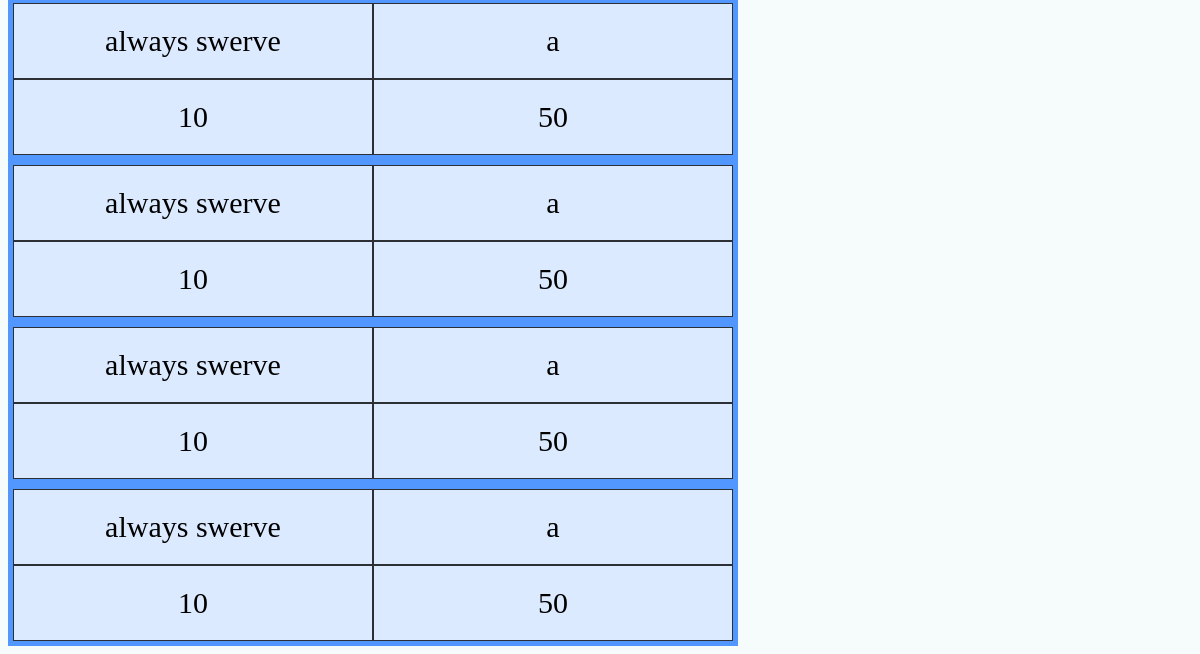
Page /games/playerDetail/14 (lower part) on the earlier database version.
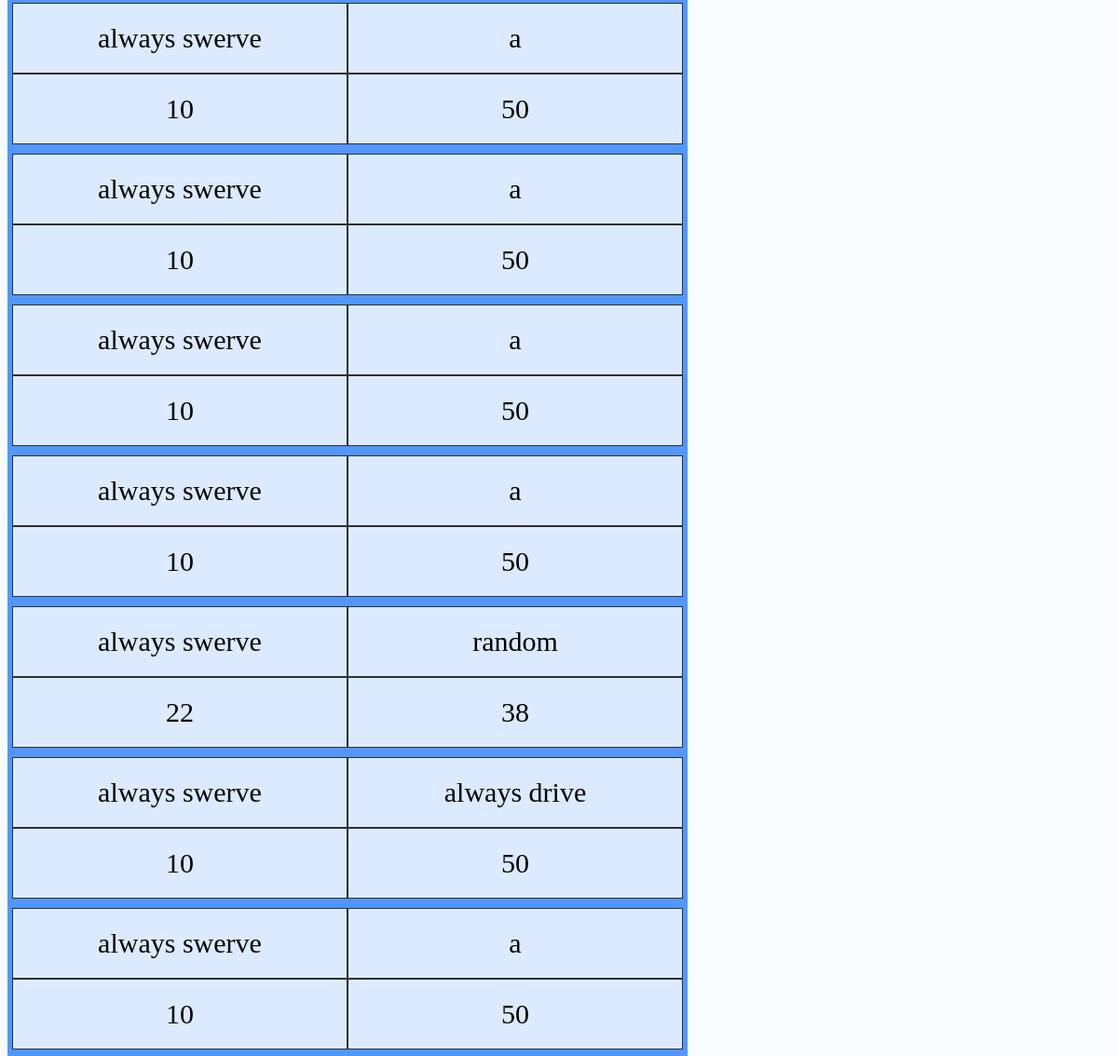
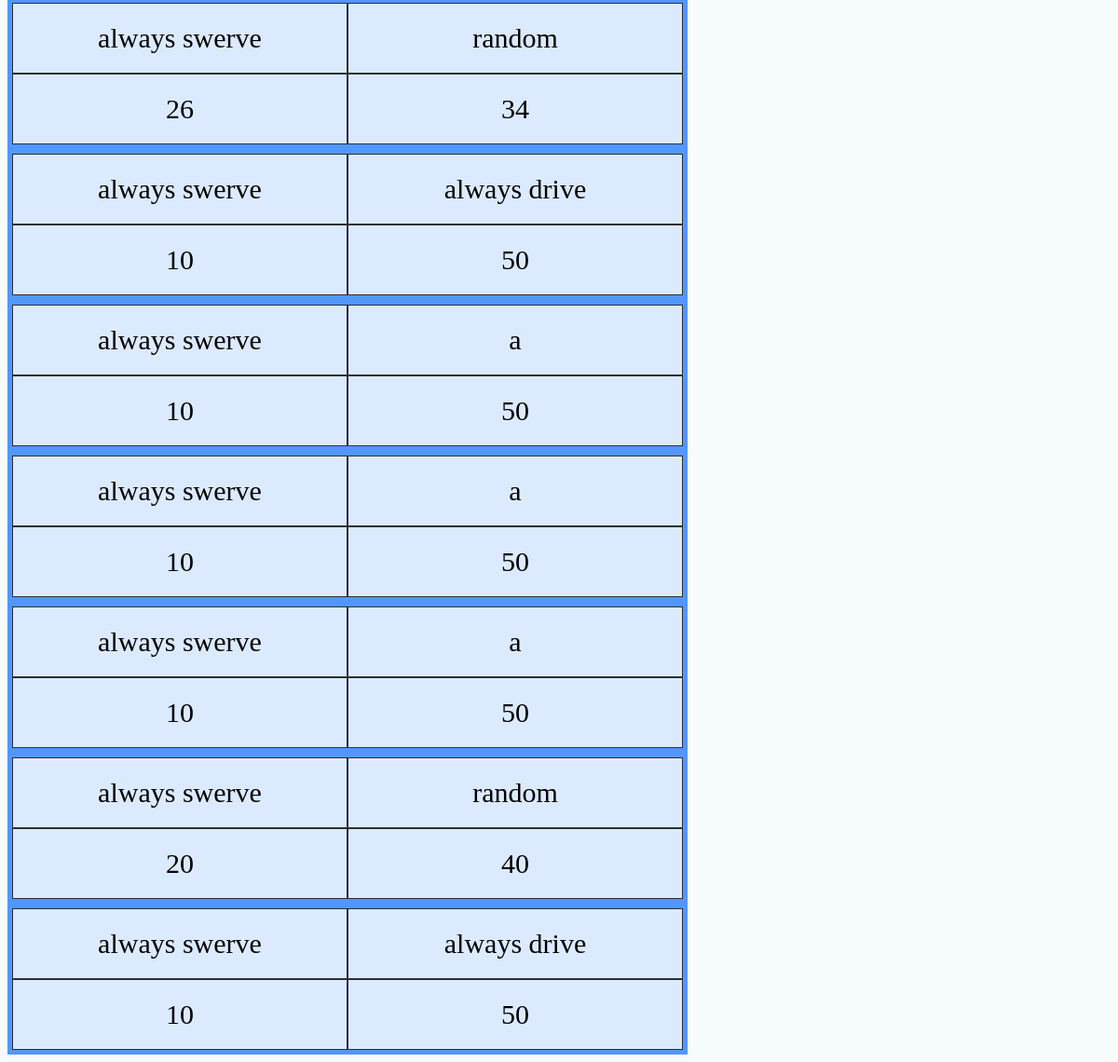
Same page on the later database version (2 pictures, top to bottom).
### games/models.py (models this page shows, shortened)
class Player(models.Model):
    name = models.TextField(max_length=100, default="default")
    user = models.ForeignKey(User, related_name="players", on_delete=models.CASCADE)
    strategy = models.TextField(default="default")
    points = models.IntegerField(default=0)
    rounds_played = models.IntegerField(default=0)
    points_per_round = models.FloatField(default=0)
    game = models.ForeignKey(Game, related_name= 'players', on_delete=models.CASCADE)

class MatchSummary(models.Model):
    players = models.ManyToManyField(Player, related_name='matches')
    def getTotalPoints(self, player):
        total = 0
        for round in self.rounds.all():
            for playerPointPair in round.playerPointPairs.all():
                if(player == playerPointPair.player):
                    total += playerPointPair.points
        return total

class RoundData(models.Model):
    match = models.ForeignKey(MatchSummary, related_name='rounds', on_delete=models.CASCADE)

class PlayerPointPair(models.Model):
    round = models.ForeignKey(RoundData, related_name='playerPointPairs', on_delete=models.CASCADE)
    player = models.ForeignKey(Player, on_delete=models.CASCADE)
    points = models.IntegerField(default=0)
    move = models.TextField()

### games/views.py (the view)
# urls.py: path("playerDetail/<int:pk>", views.playerDetail.as_view(), name="playerDetail"),
class playerDetail(generic.DetailView):
    model = Player
    template_name = "games/playerDetail.html"

### games/templatetags/my_tags.py (called while the page is built)
@register.filter
def getTotalPoints(matchSummary, player):
    return matchSummary.getTotalPoints(player)

### games/templates/games/playerDetail.html (shortened to what this page needs)
{% extends 'registration/base.html' %}
{% block content %}
{% load my_tags %}
    {% for match in player.matches.all %}
    <a href={% url "games:matchDetail" match.pk %}>
        <div class="grid-container" id="grid-link">
            {% for player in match.players.all %}
                <div class="grid-item">{{player.name}}</div>
                <div class="grid-item">{{match|getTotalPoints:player}}</div>
            {% endfor %}
        </div>
    </a>
    {% endfor %}
{% endblock %}

Differences in the rows shown:
added MatchSummary: id.player_id "22", id.player_id "38", Player (name "always swerve")
now on this page (row edited): Player: name "random"
added MatchSummary: id.player_id "10", id.player_id "50", Player (name "always swerve")
now on this page (row edited): Player: name "always drive"
added MatchSummary: id.player_id "10", id.player_id "50", Player (name "always swerve"), Player (name "a")
added MatchSummary: id.player_id "26", id.player_id "34", Player (name "always swerve")
added MatchSummary: id.player_id "10", id.player_id "50", Player (name "always swerve")
added MatchSummary: id.player_id "10", id.player_id "50", Player (name "always swerve"), Player (name "a")
added MatchSummary: id.player_id "10", id.player_id "50", Player (name "always swerve"), Player (name "a")
added MatchSummary: id.player_id "10", id.player_id "50", Player (name "always swerve"), Player (name "a")
added MatchSummary: id.player_id "20", id.player_id "40", Player (name "always swerve")
added MatchSummary: id.player_id "10", id.player_id "50", Player (name "always swerve")
